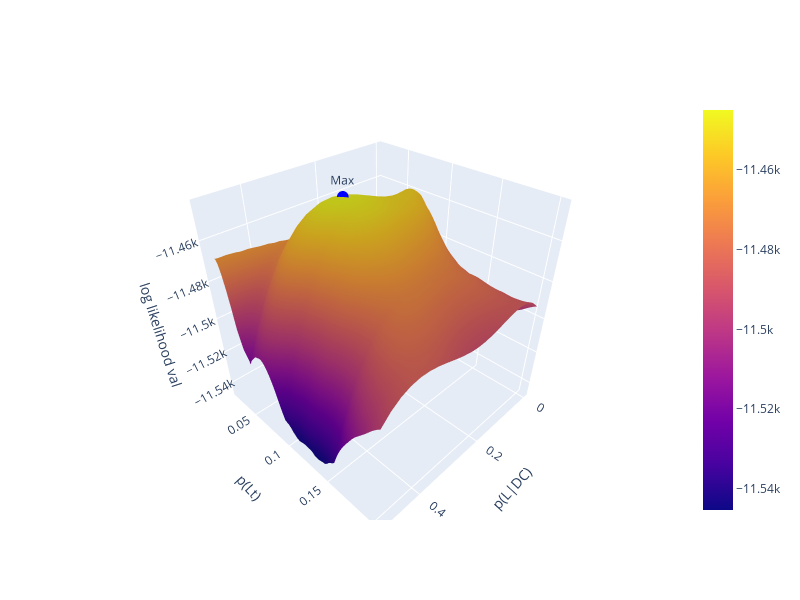

The cell this chart's notebook holds for it:
### Markdown cell above
## Model A

### Code cell
table2 = np.array([
    [841,  115,   113,   54,    1,     7],  # Ramaley 1913
    [6917, 308,   411,   53,    18,    7],  # Chamberlain 1928
    [1842, 151,   140,   34,    5,     6],  # Rife 1940
    [140,  34,    33,    20,    8,     2],  # Merrell 1975
    [6206, 669,   471,   125,   5,     1],  # Annett 1973
    [154,  11,    31,    9,     0,     0],  # Ferronato et al. 1947
    [232,  17,    41,    7,     3,     1],  # Mascie-Taylor (unpub, in McManus 1985)
    [1060, 144,   122,   46,    3,     4],  # Chaurasia & Groswani (unpub, in McManus 1985)
    [1656, 130,   170,   40,    4,     0],  # Annett 1978
    [303,  37,    45,    15,    0,     0],  # Carter-Saltzmann 1980
    [315,  68,    57,    16,    0,     0],  # Coren & Porac 1980
    [848,  211,   325,   150,   30,   22]   # McGee & Cozad 1980
])

table3 = np.array([
[  58,   9,  np.nan,  np.nan,  np.nan,  np.nan,  14,   5,   np.nan,  np.nan,  np.nan,  np.nan,   0, 0,  np.nan,  np.nan,  np.nan,  np.nan],
[  211,  57, 3,       np.nan,  np.nan,  np.nan,  35,  16,   5,       np.nan,  np.nan,  np.nan,   0, 0,   1,      np.nan,  np.nan,  np.nan],
[  123,  63, 6,       0,       np.nan,  np.nan,  22,  24,   6,       1,       np.nan,  np.nan,   2, 1,   1,      0,       np.nan,  np.nan],
[  70,   39, 6,       1,       0,       np.nan,   8,   8,   7,       1,       0,       np.nan,   0, 0,   1,      0,       0,       np.nan],
[  9,    12, 6,       2,       0,       0,        1,   0,   0,       1,       0,       0,        1, 0,   0,      0,       0,            0],
[  134,  15, np.nan,  np.nan,  np.nan,  np.nan,  17,   9,   np.nan,  np.nan,  np.nan,  np.nan,   1, 0,   np.nan, np.nan,  np.nan,  np.nan],
[  91,   22, 2,       np.nan,  np.nan,  np.nan,  19,   3,   3,       np.nan,  np.nan,  np.nan,   0, 0,   0,      np.nan,  np.nan,  np.nan],
[  22,   7,  0,       2,       np.nan,  np.nan,   6,  11,   3,       0,       np.nan,  np.nan,   0, 0,   0,      0,       np.nan,  np.nan],
[  10,   5,  0,       0,       0,       np.nan,   3,   1,   0,       0,       0,       np.nan,   1, 0,   0,      0,       0,       np.nan],
[  4,    0,  0,       0,       0,       0,        0,   0,   0,       0,       0,       0,        0, 0,   0,      0,       0,            0],
[  74,   4,  np.nan,  np.nan,  np.nan,  np.nan,   6,   2,   np.nan,  np.nan,  np.nan,  np.nan,   0, 0,   np.nan, np.nan,  np.nan,  np.nan],
[  107,  18, 3,       np.nan,  np.nan,  np.nan,  11,   3,   0,       np.nan,  np.nan,  np.nan,   2, 0,   0,      np.nan,  np.nan,  np.nan],
[  81,   16, 4,       0,       np.nan,  np.nan,  16,   1,   0,       2,       np.nan,  np.nan,   0, 0,   0,      0,       np.nan,  np.nan],
[  31,   10, 1,       0,       0,       np.nan,   0,   0,   0,       2,       0,       np.nan,   0, 0,   0,      0,       0,       np.nan],
[  19,   7,  1,       1,       0,       0,        3,   2,   0,       0,       0,       0,        0, 0,   0,      0,       0,            0],
[  86,   4,  np.nan,  np.nan,  np.nan,  np.nan,   8,   1,   np.nan,  np.nan,  np.nan,  np.nan,   0, 0,   np.nan, np.nan,  np.nan,  np.nan],
[  100,  27, 0,       np.nan,  np.nan,  np.nan,   7,   5,   0,       np.nan,  np.nan,  np.nan,   0, 1,   0,      np.nan,  np.nan,  np.nan],
[  65,  11,  2,       0,       np.nan,  np.nan,   4,   3,   2,       0,       np.nan,  np.nan,   0, 1,   0,      0,       np.nan,  np.nan],
[  39,  11,  2,       0,       0,       np.nan,   2,   1,   0,       0,       0,       np.nan,   0, 0,   0,      0,       0,       np.nan],
[  13,   9,  1,       0,       0,       0,        0,   1,   0,       0,       0,       0,        0, 0,   0,      0,       0,            0]
])

table5_mono = np.array([
    [56,  13,   1], # Wilson & Jones (1932)
    [35,  6,    1], # Stocks (1933)
    [34,  13,   3], # Newman et al. (1937)
    [80,  38,   4], # Bouterwek (1938)
    [176, 41,   6], # Rife (1940)
    [72,  24,   7], # Thyss (1946)
    [261, 76,   6], # Rife (1950)
    [19,  12,   2], # Dechaume (1957)
    [199, 51,   9], # Zazzo (1960)
    [132, 46,   9], # Carter-Saltzmann et al. (1976)
    [380, 123, 11], # Loehlin & Nichols (1976)
    [53,  19,   3], # Springer & Searleman (1978)
    [32,   9,   2]  # NCDS (unpublished)
])
table5_di = np.array([
    [97,  24,   2], # Wilson & Jones (1932)
    [76,  16,   2], # Stocks (1933)
    [39,  11,   0], # Newman et al. (1937)
    [23,  12,   0], # Bouterwek (1938)
    [104, 39,   3], # Rife (1940)
    [60,  24,   2], # Thyss (1946)
    [164, 45,   2], # Rife (1950)
    [21,  11,   1], # Dechaume (1957)
    [264, 69,   2], # Zazzo (1960)
    [115, 54,   7], # Carter-Saltzmann et al. (1976)
    [261, 70,   2], # Loehlin & Nichols (1976)
    [35,  9,    3], # Springer & Searleman (1978)
    [66,  18,   4]  # NCDS (unpublished)
])

print("Model A")
tables = [table2, table3, table5_mono, table5_di]
type_list = [1,1,2,3]
rows_in_dataset_list = [1,5,1,1]
measured_tables = [table2_mes, table3_mes, table5_mono_mes, table5_di_mes]

run_model(tables, type_list, rows_in_dataset_list, measured_tables)

### Figure 1 — Plotly figure (JSON) as saved in the notebook; plotly's stock layout.template omitted (floating-point values rounded to 4 significant figures; data arrays with more than 128 entries replaced by an {"elided": "..."} marker saying what was removed)
{"data": [{"surfacecolor": {"elided": "21x74 float values"}, "type": "surface", "x": {"elided": "21x74 float values"}, "y": {"elided": "21x74 float values"}, "z": {"elided": "21x74 float values"}}, {"marker": {"color": "blue", "size": 4}, "mode": "markers+text", "text": ["Max"], "textposition": "top center", "type": "scatter3d", "x": [0.2681], "y": [0.07739], "z": [-11450.0]}], "layout": {"height": 600, "scene": {"xaxis": {"title": {"text": "p(L|DC)"}}, "yaxis": {"title": {"text": "p(Lt)"}}, "zaxis": {"title": {"text": "log likelihood val"}}}, "width": 800}}
